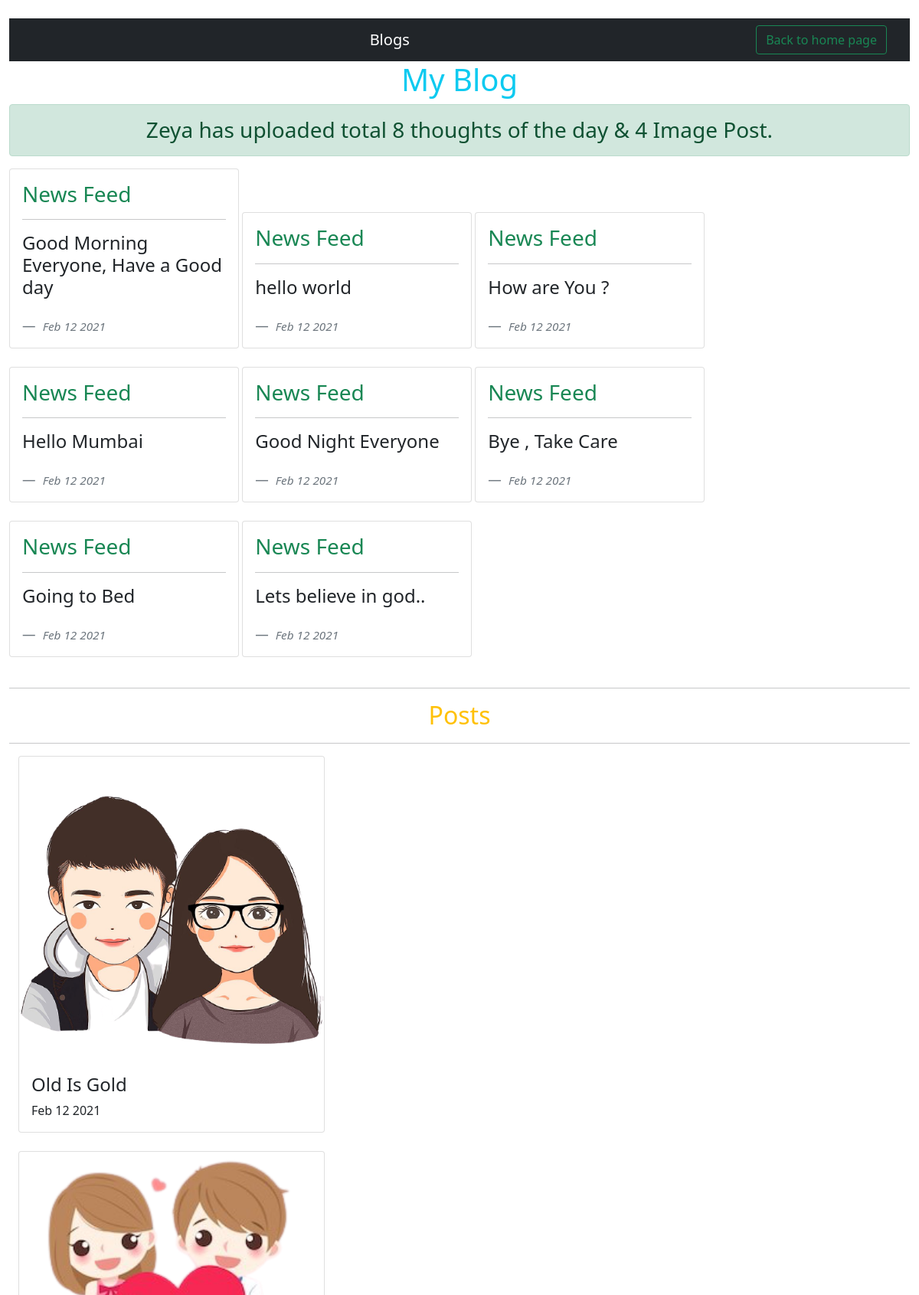
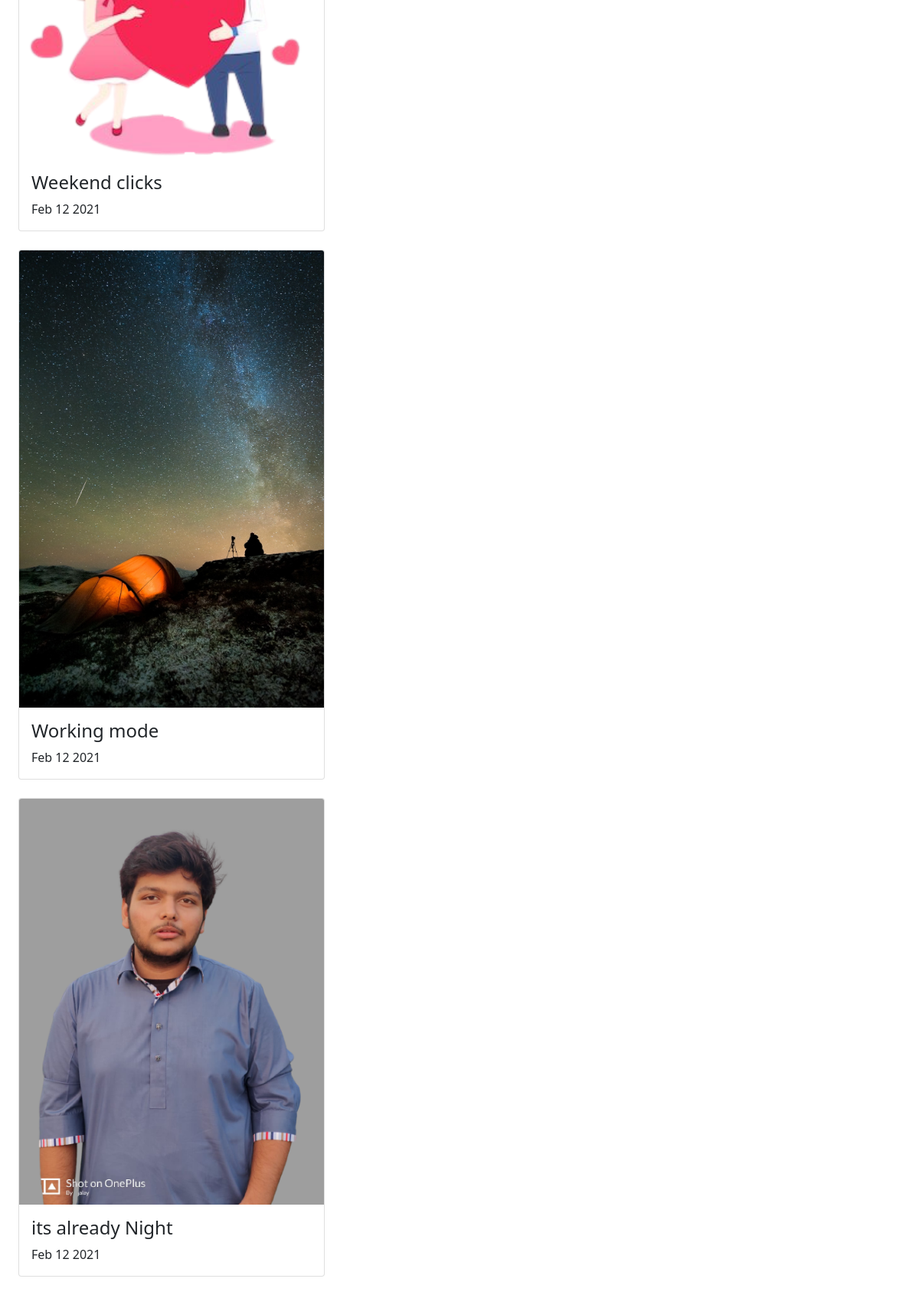
Screenshot of /blog/ with the database file from the repository (2 pictures, top to bottom).
### blog/models.py (models this page shows)
class DailyFeed(models.Model):
    date = models.DateTimeField(auto_now_add=True)
    thoughts = models.CharField(max_length=300)

class NewPost(models.Model):
    caption = models.CharField(max_length=200)
    image = models.ImageField(upload_to='portfolio/images')
    date = models.DateTimeField(auto_now_add=True)

### blog/views.py (the view)
# urls.py: path('', views.all_blogs, name = 'all_blogs'),
def all_blogs(request):
    dailyfeed = DailyFeed.objects.all()
    newpost = NewPost.objects.all()
    context = {'dailyfeed':dailyfeed, 'newpost':newpost }
    return render(request, 'blog/all_blog.html', context)

### blog/templates/blog/all_blog.html (shortened to what this page needs)
<head>
<link href="https://cdn.jsdelivr.net/npm/bootstrap@5.0.0-beta2/dist/css/bootstrap.min.css" rel="stylesheet">
</head>
<div class="container-fluid">
    <br>
    <nav class="navbar navbar-expand-lg navbar-dark bg-dark">
        <div class="container" >
            &nbsp;<a class="navbar-brand " href="#">Blogs</a>
            <a class="btn btn-outline-success" href="{% url 'home' %}">Back to home page</a>
        </div>
    </nav>
    <h1 class="text-center text-info">My Blog</h1>
    <h3 class="alert alert-success text-center">Zeya has uploaded total {{dailyfeed.count}} thoughts of the day & {{newpost.count}} Image Post.</h3>
    {% for news in dailyfeed %}
        <div style="display: inline-block;">
            <div class="card-deck">
                <div class="card" style="width: 300px;">
                    <blockquote class="blockquote mb-0 card-body">
                        <h3 class="text-success">News Feed</h3>
                        <hr>
                        <h4>{{news.thoughts}}</h4>
                        <br>
                        <footer class="blockquote-footer">
                            <small class="text-muted">
                            <cite title="Source Title">{{news.date|date:'M d Y'}}</cite>
                            </small>
                        </footer>
                    </blockquote>
                </div>&nbsp;&nbsp;
            </div>
        </div>
    {% endfor %}
    <hr>
    <h2 class="text-center text-warning">Posts</h2>
    <hr>
    {% for post in newpost %}
    <div class="container" style="display: inline-block;">
        <div class="card " style="width:400px;">
            <img class="card-img-top" src="{{ post.image.url }}" alt="Card image">
            <div class="card-body">
            <h4 class="card-title">{{post.caption}}</h4>
            <p class="card-text">{{post.date|date:'M d Y'}}</p>
            </div>
        </div>
        <br>
    </div>
    {% endfor %}
</div>

### rows the page displays
DailyFeed: thoughts "Good Morning Everyone, Have a Good day", date "Feb 12 2021"
DailyFeed: thoughts "hello world", date "Feb 12 2021"
DailyFeed: thoughts "How are You ?", date "Feb 12 2021"
DailyFeed: thoughts "Hello Mumbai", date "Feb 12 2021"
DailyFeed: thoughts "Good Night Everyone", date "Feb 12 2021"
DailyFeed: thoughts "Bye , Take Care", date "Feb 12 2021"
DailyFeed: thoughts "Going to Bed", date "Feb 12 2021"
DailyFeed: thoughts "Lets believe in god..", date "Feb 12 2021"
NewPost: image (picture), caption "Old Is Gold", date "Feb 12 2021"
NewPost: image (picture), caption "Weekend clicks", date "Feb 12 2021"
NewPost: image (picture), caption "Working mode", date "Feb 12 2021"
NewPost: image (picture), caption "its already Night", date "Feb 12 2021"

### other values shown
{{ dailyfeed.count }} "8"
{{ newpost.count }} "4"
